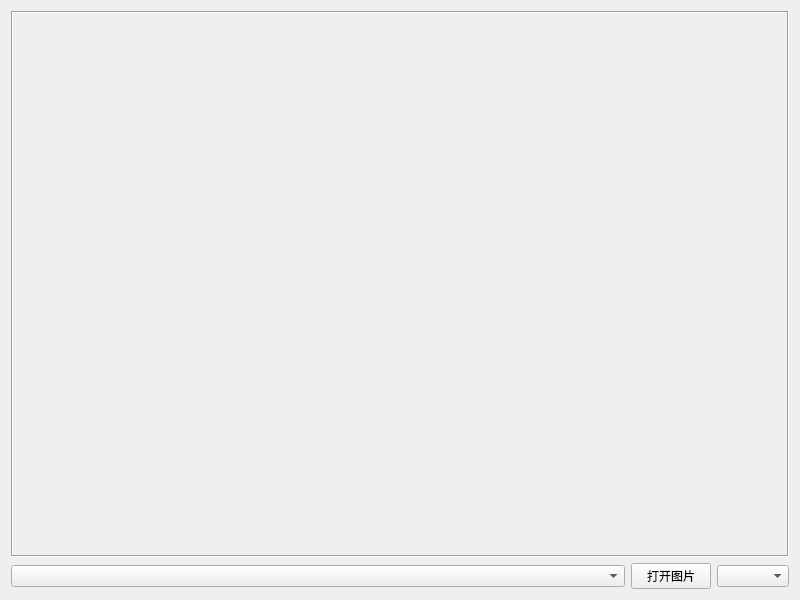
<?xml version="1.0" encoding="UTF-8"?>
<ui version="4.0">
 <class>frmImageEffect</class>
 <widget class="QWidget" name="frmImageEffect">
  <property name="geometry">
   <rect>
    <x>0</x>
    <y>0</y>
    <width>800</width>
    <height>600</height>
   </rect>
  </property>
  <property name="windowTitle">
   <string>Form</string>
  </property>
  <layout class="QVBoxLayout" name="verticalLayout">
   <item>
    <widget class="QLabel" name="labImage">
     <property name="sizePolicy">
      <sizepolicy hsizetype="Preferred" vsizetype="Expanding">
       <horstretch>0</horstretch>
       <verstretch>0</verstretch>
      </sizepolicy>
     </property>
     <property name="frameShape">
      <enum>QFrame::Box</enum>
     </property>
     <property name="frameShadow">
      <enum>QFrame::Sunken</enum>
     </property>
     <property name="text">
      <string/>
     </property>
     <property name="alignment">
      <set>Qt::AlignCenter</set>
     </property>
    </widget>
   </item>
   <item>
    <layout class="QHBoxLayout" name="horizontalLayout">
     <item>
      <widget class="QComboBox" name="cboxFile">
       <property name="sizePolicy">
        <sizepolicy hsizetype="Expanding" vsizetype="Fixed">
         <horstretch>0</horstretch>
         <verstretch>0</verstretch>
        </sizepolicy>
       </property>
      </widget>
     </item>
     <item>
      <widget class="QPushButton" name="btnOpen">
       <property name="text">
        <string>打开图片</string>
       </property>
      </widget>
     </item>
     <item>
      <widget class="QComboBox" name="cboxType"/>
     </item>
    </layout>
   </item>
  </layout>
 </widget>
 <resources/>
 <connections/>
</ui>
